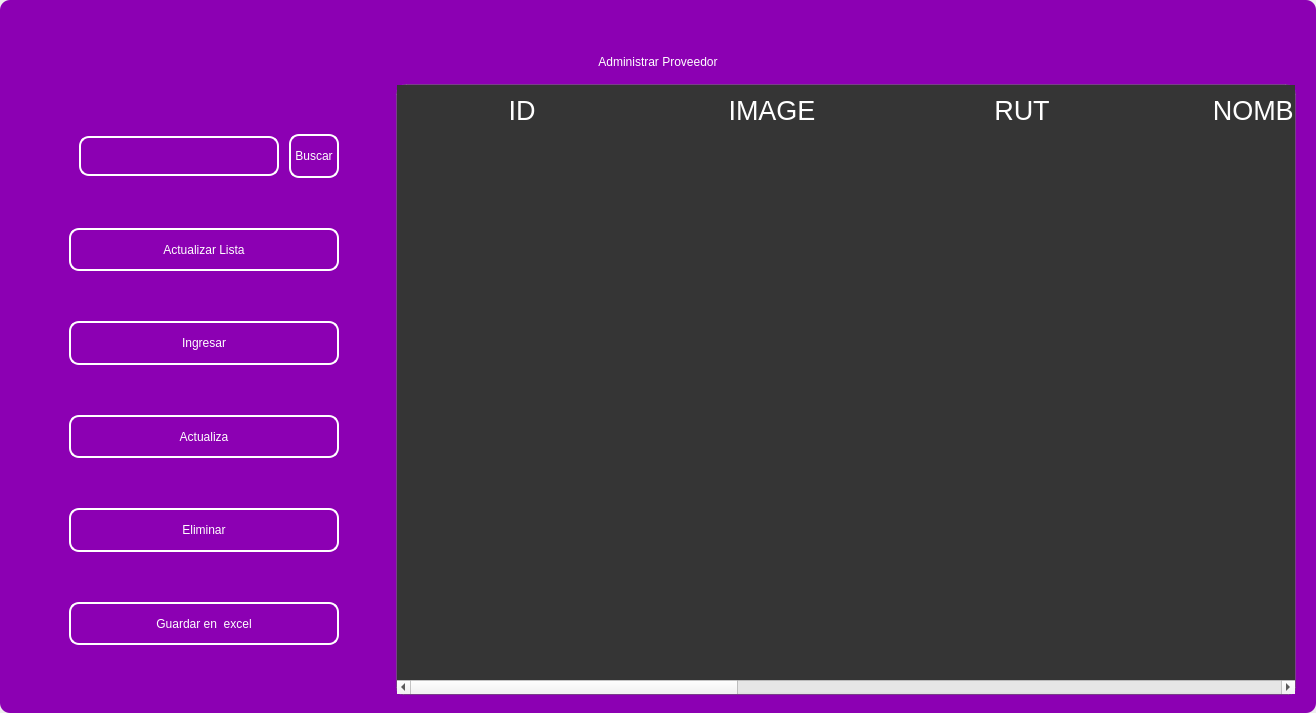
<?xml version="1.0" encoding="UTF-8"?>
<ui version="4.0">
 <class>MainWindow</class>
 <widget class="QMainWindow" name="MainWindow">
  <property name="geometry">
   <rect>
    <x>0</x>
    <y>0</y>
    <width>1316</width>
    <height>713</height>
   </rect>
  </property>
  <property name="windowTitle">
   <string>MainWindow</string>
  </property>
  <property name="styleSheet">
   <string notr="true"/>
  </property>
  <widget class="QWidget" name="centralwidget">
   <property name="styleSheet">
    <string notr="true"/>
   </property>
   <layout class="QVBoxLayout" name="verticalLayout">
    <property name="spacing">
     <number>0</number>
    </property>
    <property name="leftMargin">
     <number>0</number>
    </property>
    <property name="topMargin">
     <number>0</number>
    </property>
    <property name="rightMargin">
     <number>0</number>
    </property>
    <property name="bottomMargin">
     <number>0</number>
    </property>
    <item>
     <widget class="QFrame" name="frame">
      <property name="enabled">
       <bool>true</bool>
      </property>
      <property name="styleSheet">
       <string notr="true">
QFrame {
border-radius:10px;
background-color: rgb(140, 0, 179);
 }
</string>
      </property>
      <property name="frameShape">
       <enum>QFrame::StyledPanel</enum>
      </property>
      <property name="frameShadow">
       <enum>QFrame::Raised</enum>
      </property>
      <layout class="QVBoxLayout" name="verticalLayout_2">
       <item>
        <widget class="QFrame" name="frame_superior">
         <property name="minimumSize">
          <size>
           <width>0</width>
           <height>40</height>
          </size>
         </property>
         <property name="maximumSize">
          <size>
           <width>16777215</width>
           <height>40</height>
          </size>
         </property>
         <property name="styleSheet">
          <string notr="true">QPushButton{
border-radius:18px;
}

QPushButton:hover{
	background-color: rgb(0, 0, 0);
}
</string>
         </property>
         <property name="frameShape">
          <enum>QFrame::StyledPanel</enum>
         </property>
         <property name="frameShadow">
          <enum>QFrame::Raised</enum>
         </property>
         <layout class="QHBoxLayout" name="horizontalLayout_3">
          <property name="spacing">
           <number>4</number>
          </property>
          <property name="leftMargin">
           <number>0</number>
          </property>
          <property name="topMargin">
           <number>0</number>
          </property>
          <property name="rightMargin">
           <number>0</number>
          </property>
          <property name="bottomMargin">
           <number>0</number>
          </property>
          <item>
           <widget class="QPushButton" name="btn_icon">
            <property name="text">
             <string/>
            </property>
            <property name="iconSize">
             <size>
              <width>40</width>
              <height>40</height>
             </size>
            </property>
           </widget>
          </item>
          <item>
           <spacer name="horizontalSpacer_2">
            <property name="orientation">
             <enum>Qt::Horizontal</enum>
            </property>
            <property name="sizeHint" stdset="0">
             <size>
              <width>443</width>
              <height>20</height>
             </size>
            </property>
           </spacer>
          </item>
          <item>
           <widget class="QPushButton" name="btn_exit">
            <property name="minimumSize">
             <size>
              <width>38</width>
              <height>38</height>
             </size>
            </property>
            <property name="maximumSize">
             <size>
              <width>38</width>
              <height>38</height>
             </size>
            </property>
            <property name="cursor">
             <cursorShape>PointingHandCursor</cursorShape>
            </property>
            <property name="text">
             <string/>
            </property>
            <property name="iconSize">
             <size>
              <width>35</width>
              <height>35</height>
             </size>
            </property>
           </widget>
          </item>
          <item>
           <widget class="QPushButton" name="bt_minimizar">
            <property name="minimumSize">
             <size>
              <width>38</width>
              <height>38</height>
             </size>
            </property>
            <property name="maximumSize">
             <size>
              <width>38</width>
              <height>38</height>
             </size>
            </property>
            <property name="cursor">
             <cursorShape>PointingHandCursor</cursorShape>
            </property>
            <property name="text">
             <string/>
            </property>
            <property name="icon">
             <iconset>
              <normaloff>image/minus.svg</normaloff>image/minus.svg</iconset>
            </property>
            <property name="iconSize">
             <size>
              <width>38</width>
              <height>38</height>
             </size>
            </property>
           </widget>
          </item>
          <item>
           <widget class="QPushButton" name="bt_maximizar">
            <property name="minimumSize">
             <size>
              <width>38</width>
              <height>38</height>
             </size>
            </property>
            <property name="maximumSize">
             <size>
              <width>38</width>
              <height>38</height>
             </size>
            </property>
            <property name="cursor">
             <cursorShape>PointingHandCursor</cursorShape>
            </property>
            <property name="text">
             <string/>
            </property>
            <property name="icon">
             <iconset>
              <normaloff>image/chevron-up.svg</normaloff>image/chevron-up.svg</iconset>
            </property>
            <property name="iconSize">
             <size>
              <width>38</width>
              <height>38</height>
             </size>
            </property>
           </widget>
          </item>
          <item>
           <widget class="QPushButton" name="bt_restaurar">
            <property name="minimumSize">
             <size>
              <width>38</width>
              <height>38</height>
             </size>
            </property>
            <property name="maximumSize">
             <size>
              <width>38</width>
              <height>38</height>
             </size>
            </property>
            <property name="cursor">
             <cursorShape>PointingHandCursor</cursorShape>
            </property>
            <property name="text">
             <string/>
            </property>
            <property name="icon">
             <iconset>
              <normaloff>image/chevron-down.svg</normaloff>image/chevron-down.svg</iconset>
            </property>
            <property name="iconSize">
             <size>
              <width>38</width>
              <height>38</height>
             </size>
            </property>
           </widget>
          </item>
          <item>
           <widget class="QPushButton" name="bt_cerrar">
            <property name="minimumSize">
             <size>
              <width>38</width>
              <height>38</height>
             </size>
            </property>
            <property name="maximumSize">
             <size>
              <width>38</width>
              <height>38</height>
             </size>
            </property>
            <property name="cursor">
             <cursorShape>PointingHandCursor</cursorShape>
            </property>
            <property name="text">
             <string/>
            </property>
            <property name="icon">
             <iconset>
              <normaloff>image/x.svg</normaloff>image/x.svg</iconset>
            </property>
            <property name="iconSize">
             <size>
              <width>38</width>
              <height>38</height>
             </size>
            </property>
           </widget>
          </item>
         </layout>
        </widget>
       </item>
       <item>
        <widget class="QLabel" name="label">
         <property name="styleSheet">
          <string notr="true">font: 30pt &quot;MS Shell Dlg 2&quot;;
color: rgb(255, 255, 255);</string>
         </property>
         <property name="text">
          <string>Administrar Proveedor</string>
         </property>
         <property name="alignment">
          <set>Qt::AlignCenter</set>
         </property>
        </widget>
       </item>
       <item>
        <widget class="QFrame" name="frame_3">
         <property name="minimumSize">
          <size>
           <width>0</width>
           <height>0</height>
          </size>
         </property>
         <property name="frameShape">
          <enum>QFrame::StyledPanel</enum>
         </property>
         <property name="frameShadow">
          <enum>QFrame::Raised</enum>
         </property>
         <layout class="QHBoxLayout" name="horizontalLayout_4">
          <property name="leftMargin">
           <number>9</number>
          </property>
          <property name="topMargin">
           <number>9</number>
          </property>
          <property name="rightMargin">
           <number>9</number>
          </property>
          <item>
           <layout class="QVBoxLayout" name="verticalLayout_4">
            <property name="spacing">
             <number>50</number>
            </property>
            <property name="sizeConstraint">
             <enum>QLayout::SetDefaultConstraint</enum>
            </property>
            <property name="leftMargin">
             <number>50</number>
            </property>
            <property name="topMargin">
             <number>50</number>
            </property>
            <property name="rightMargin">
             <number>50</number>
            </property>
            <property name="bottomMargin">
             <number>50</number>
            </property>
            <item>
             <layout class="QHBoxLayout" name="horizontalLayout">
              <property name="spacing">
               <number>10</number>
              </property>
              <property name="leftMargin">
               <number>10</number>
              </property>
              <property name="topMargin">
               <number>0</number>
              </property>
              <property name="bottomMargin">
               <number>0</number>
              </property>
              <item>
               <widget class="QLineEdit" name="searchtxt">
                <property name="minimumSize">
                 <size>
                  <width>200</width>
                  <height>25</height>
                 </size>
                </property>
                <property name="maximumSize">
                 <size>
                  <width>150</width>
                  <height>40</height>
                 </size>
                </property>
                <property name="styleSheet">
                 <string notr="true">QLabel {
	color: rgb(255, 255, 254);
	font: 12pt &quot;Arial&quot;;
	background-color: rgba(0, 0, 0,0);
}

QTextEdit{
background-color: rgba(0, 0, 0,0);
border-radius:10px; 
font: 12pt &quot;Arial&quot;;
color: rgb(255, 255, 254);
border: 2px solid  rgb(255, 255, 255);

}

QTextEdit:hover{
background-color: rgba(0, 0, 0,0);
border-radius:10px; 
font: 12pt &quot;Arial&quot;;
border: 2px solid  rgb(120, 0, 171);
}

QTextEdit:focus{
background-color: rgb(0, 0, 0);
border-radius:10px; 
font: 12pt &quot;Arial&quot;;
border: 2px solid rgb(120, 0, 171);
}

QLineEdit{
background-color: rgba(0, 0, 0,0);
border-radius:10px; 
font: 12pt &quot;Arial&quot;;
color: rgb(255, 255, 254);
border: 2px solid  rgb(255, 255, 255);

}

QLineEdit:hover{
background-color: rgba(0, 0, 0,0);
border-radius:10px; 
font: 12pt &quot;Arial&quot;;
border: 2px solid  rgb(120, 0, 171);
}

QLineEdit:focus{
background-color: rgb(0, 0, 0);
border-radius:10px; 
font: 12pt &quot;Arial&quot;;
border: 2px solid rgb(120, 0, 171);
}

QCheckBox{
	font: 12pt &quot;Arial&quot;;
	color: rgb(255, 255, 255);
}

QCheckBox::indicator {
    width: 18px;
    height:18px;
}

QCheckBox::indicator:unchecked {
   background-image: url(image/square.svg);
}

QCheckBox::indicator:checked {
   background-image: url(image/check-square.svg);
}

QPushButton{
border-radius:10px; 
font: 12pt &quot;Arial&quot;;
color: rgb(255, 255, 254);
border: 2px solid #ffffff;
}

QPushButton:hover{
border-radius:10px; 
font: 12pt &quot;Arial&quot;;
color: rgb(255, 255, 255);
border: 2px solid rgb(120, 0, 171);
	background-color: rgb(120, 0, 171);
}
</string>
                </property>
               </widget>
              </item>
              <item>
               <widget class="QPushButton" name="btn_search">
                <property name="sizePolicy">
                 <sizepolicy hsizetype="Minimum" vsizetype="Fixed">
                  <horstretch>0</horstretch>
                  <verstretch>0</verstretch>
                 </sizepolicy>
                </property>
                <property name="minimumSize">
                 <size>
                  <width>0</width>
                  <height>15</height>
                 </size>
                </property>
                <property name="maximumSize">
                 <size>
                  <width>100</width>
                  <height>50</height>
                 </size>
                </property>
                <property name="cursor">
                 <cursorShape>PointingHandCursor</cursorShape>
                </property>
                <property name="styleSheet">
                 <string notr="true">QPushButton{
border-radius:10px; 
font: 12pt &quot;Arial&quot;;
color: rgb(255, 255, 254);
border: 2px solid #ffffff;
}

QPushButton:hover{
border-radius:10px; 
font: 12pt &quot;Arial&quot;;
color: rgb(255, 255, 255);
border: 2px solid rgb(120, 0, 171);
	background-color: rgb(120, 0, 171);
}</string>
                </property>
                <property name="text">
                 <string>Buscar</string>
                </property>
               </widget>
              </item>
             </layout>
            </item>
            <item>
             <widget class="QPushButton" name="btn_get">
              <property name="minimumSize">
               <size>
                <width>50</width>
                <height>40</height>
               </size>
              </property>
              <property name="maximumSize">
               <size>
                <width>300</width>
                <height>50</height>
               </size>
              </property>
              <property name="cursor">
               <cursorShape>PointingHandCursor</cursorShape>
              </property>
              <property name="styleSheet">
               <string notr="true">QPushButton{
border-radius:10px; 
font: 12pt &quot;Arial&quot;;
color: rgb(255, 255, 254);
border: 2px solid #ffffff;
}

QPushButton:hover{
border-radius:10px; 
font: 12pt &quot;Arial&quot;;
color: rgb(255, 255, 255);
border: 2px solid rgb(120, 0, 171);
	background-color: rgb(120, 0, 171);
}</string>
              </property>
              <property name="text">
               <string>Actualizar Lista</string>
              </property>
              <property name="iconSize">
               <size>
                <width>35</width>
                <height>35</height>
               </size>
              </property>
             </widget>
            </item>
            <item>
             <widget class="QPushButton" name="btn_add">
              <property name="minimumSize">
               <size>
                <width>0</width>
                <height>40</height>
               </size>
              </property>
              <property name="maximumSize">
               <size>
                <width>300</width>
                <height>50</height>
               </size>
              </property>
              <property name="cursor">
               <cursorShape>PointingHandCursor</cursorShape>
              </property>
              <property name="styleSheet">
               <string notr="true">QPushButton{
border-radius:10px; 
font: 12pt &quot;Arial&quot;;
color: rgb(255, 255, 254);
border: 2px solid #ffffff;
}

QPushButton:hover{
border-radius:10px; 
font: 12pt &quot;Arial&quot;;
color: rgb(255, 255, 255);
border: 2px solid rgb(120, 0, 171);
	background-color: rgb(120, 0, 171);
}</string>
              </property>
              <property name="text">
               <string>Ingresar</string>
              </property>
              <property name="iconSize">
               <size>
                <width>35</width>
                <height>35</height>
               </size>
              </property>
             </widget>
            </item>
            <item>
             <widget class="QPushButton" name="btn_update">
              <property name="minimumSize">
               <size>
                <width>0</width>
                <height>40</height>
               </size>
              </property>
              <property name="maximumSize">
               <size>
                <width>300</width>
                <height>50</height>
               </size>
              </property>
              <property name="cursor">
               <cursorShape>PointingHandCursor</cursorShape>
              </property>
              <property name="styleSheet">
               <string notr="true">QPushButton{
border-radius:10px; 
font: 12pt &quot;Arial&quot;;
color: rgb(255, 255, 254);
border: 2px solid #ffffff;
}

QPushButton:hover{
border-radius:10px; 
font: 12pt &quot;Arial&quot;;
color: rgb(255, 255, 255);
border: 2px solid rgb(120, 0, 171);
	background-color: rgb(120, 0, 171);
}</string>
              </property>
              <property name="text">
               <string>Actualiza</string>
              </property>
              <property name="iconSize">
               <size>
                <width>35</width>
                <height>35</height>
               </size>
              </property>
             </widget>
            </item>
            <item>
             <widget class="QPushButton" name="btn_delete">
              <property name="minimumSize">
               <size>
                <width>0</width>
                <height>40</height>
               </size>
              </property>
              <property name="maximumSize">
               <size>
                <width>300</width>
                <height>50</height>
               </size>
              </property>
              <property name="cursor">
               <cursorShape>PointingHandCursor</cursorShape>
              </property>
              <property name="styleSheet">
               <string notr="true">QPushButton{
border-radius:10px; 
font: 12pt &quot;Arial&quot;;
color: rgb(255, 255, 254);
border: 2px solid #ffffff;
}

QPushButton:hover{
border-radius:10px; 
font: 12pt &quot;Arial&quot;;
color: rgb(255, 255, 255);
border: 2px solid rgb(120, 0, 171);
	background-color: rgb(120, 0, 171);
}</string>
              </property>
              <property name="text">
               <string>Eliminar</string>
              </property>
              <property name="iconSize">
               <size>
                <width>35</width>
                <height>35</height>
               </size>
              </property>
             </widget>
            </item>
            <item>
             <widget class="QPushButton" name="btn_excel">
              <property name="minimumSize">
               <size>
                <width>10</width>
                <height>40</height>
               </size>
              </property>
              <property name="maximumSize">
               <size>
                <width>300</width>
                <height>50</height>
               </size>
              </property>
              <property name="cursor">
               <cursorShape>PointingHandCursor</cursorShape>
              </property>
              <property name="styleSheet">
               <string notr="true">QPushButton{
border-radius:10px; 
font: 12pt &quot;Arial&quot;;
color: rgb(255, 255, 254);
border: 2px solid #ffffff;
}

QPushButton:hover{
border-radius:10px; 
font: 12pt &quot;Arial&quot;;
color: rgb(255, 255, 255);
border: 2px solid rgb(120, 0, 171);
	background-color: rgb(120, 0, 171);
}</string>
              </property>
              <property name="text">
               <string>Guardar en  excel</string>
              </property>
              <property name="iconSize">
               <size>
                <width>35</width>
                <height>35</height>
               </size>
              </property>
             </widget>
            </item>
           </layout>
          </item>
          <item>
           <widget class="QTableWidget" name="table_provider">
            <property name="minimumSize">
             <size>
              <width>900</width>
              <height>0</height>
             </size>
            </property>
            <property name="maximumSize">
             <size>
              <width>700</width>
              <height>16777215</height>
             </size>
            </property>
            <property name="styleSheet">
             <string notr="true">QTableView {

	border: 1px solid rgba(255,255,255,40);
	border-bottom-right-radius: 7px; 
	border-bottom-left-radius: 7px; 
	color: white;
	font: 15pt &quot;MS Shell Dlg 2&quot;;
	background-color: rgb(53, 53, 53);
}

QHeaderView::section {
background-color: rgb(53, 53, 53);
color: white;
border: none;
height: 50px;
font-size: 20pt;
}

QTableView::item {
    border-style: none;
    border-bottom: 1px solid rgba(255,255,255,50);
    padding-left: auto;
    padding-right: auto;
}

QTableView::item:selected{
	border: none;
	color: rgb(255, 255, 255);
    background-color: rgba(255, 255, 255, 50);
}
</string>
            </property>
            <property name="lineWidth">
             <number>1</number>
            </property>
            <property name="editTriggers">
             <set>QAbstractItemView::NoEditTriggers</set>
            </property>
            <attribute name="horizontalHeaderDefaultSectionSize">
             <number>250</number>
            </attribute>
            <column>
             <property name="text">
              <string>ID</string>
             </property>
            </column>
            <column>
             <property name="text">
              <string>IMAGE</string>
             </property>
            </column>
            <column>
             <property name="text">
              <string>RUT</string>
             </property>
            </column>
            <column>
             <property name="text">
              <string>NOMBRE</string>
             </property>
            </column>
            <column>
             <property name="text">
              <string>CORREO</string>
             </property>
            </column>
            <column>
             <property name="text">
              <string>TEL. CONTACTO</string>
             </property>
            </column>
            <column>
             <property name="text">
              <string>DIRECCION</string>
             </property>
            </column>
            <column>
             <property name="text">
              <string>TIPO DE PROVEEDOR</string>
             </property>
            </column>
           </widget>
          </item>
         </layout>
        </widget>
       </item>
      </layout>
     </widget>
    </item>
   </layout>
  </widget>
 </widget>
 <resources/>
 <connections/>
</ui>
